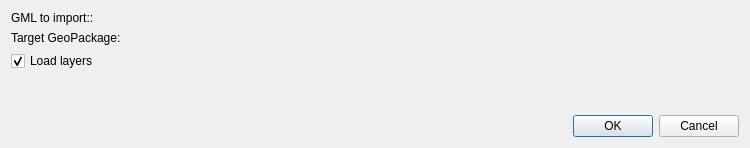
<?xml version="1.0" encoding="UTF-8"?>
<ui version="4.0">
 <class>GMLImportDialogBase</class>
 <widget class="QDialog" name="GMLImportDialogBase">
  <property name="geometry">
   <rect>
    <x>0</x>
    <y>0</y>
    <width>750</width>
    <height>148</height>
   </rect>
  </property>
  <property name="windowTitle">
   <string>GML import</string>
  </property>
  <layout class="QVBoxLayout" name="verticalLayout_5">
   <item>
    <layout class="QFormLayout" name="formLayout">
     <item row="0" column="1">
      <widget class="QgsFileWidget" name="import_gml_path">
       <property name="dialogTitle">
        <string>GML fájl kiválasztása</string>
       </property>
       <property name="filter">
        <string notr="true">*.gml</string>
       </property>
      </widget>
     </item>
     <item row="1" column="0">
      <widget class="QLabel" name="label">
       <property name="text">
        <string>Target GeoPackage:</string>
       </property>
      </widget>
     </item>
     <item row="1" column="1">
      <widget class="QgsFileWidget" name="import_gpkg_path">
       <property name="dialogTitle">
        <string>Importálás</string>
       </property>
       <property name="filter">
        <string notr="true">*.gpkg</string>
       </property>
       <property name="storageMode">
        <enum>QgsFileWidget::SaveFile</enum>
       </property>
      </widget>
     </item>
     <item row="2" column="0">
      <widget class="QCheckBox" name="load_check">
       <property name="text">
        <string>Load layers</string>
       </property>
       <property name="checked">
        <bool>true</bool>
       </property>
      </widget>
     </item>
     <item row="0" column="0">
      <widget class="QLabel" name="label">
       <property name="text">
        <string>GML to import::</string>
       </property>
      </widget>
     </item>
    </layout>
   </item>
   <item>
    <layout class="QHBoxLayout" name="horizontalLayout_2">
     <item>
      <widget class="QDialogButtonBox" name="button_box">
       <property name="orientation">
        <enum>Qt::Horizontal</enum>
       </property>
       <property name="standardButtons">
        <set>QDialogButtonBox::Cancel|QDialogButtonBox::Ok</set>
       </property>
      </widget>
     </item>
    </layout>
   </item>
  </layout>
 </widget>
 <customwidgets>
  <customwidget>
   <class>QgsFileWidget</class>
   <extends>QWidget</extends>
   <header>qgsfilewidget.h</header>
  </customwidget>
 </customwidgets>
 <resources/>
 <connections>
  <connection>
   <sender>button_box</sender>
   <signal>accepted()</signal>
   <receiver>GMLImportDialogBase</receiver>
   <slot>accept()</slot>
   <hints>
    <hint type="sourcelabel">
     <x>20</x>
     <y>20</y>
    </hint>
    <hint type="destinationlabel">
     <x>20</x>
     <y>20</y>
    </hint>
   </hints>
  </connection>
  <connection>
   <sender>button_box</sender>
   <signal>rejected()</signal>
   <receiver>GMLImportDialogBase</receiver>
   <slot>reject()</slot>
   <hints>
    <hint type="sourcelabel">
     <x>20</x>
     <y>20</y>
    </hint>
    <hint type="destinationlabel">
     <x>20</x>
     <y>20</y>
    </hint>
   </hints>
  </connection>
 </connections>
</ui>
